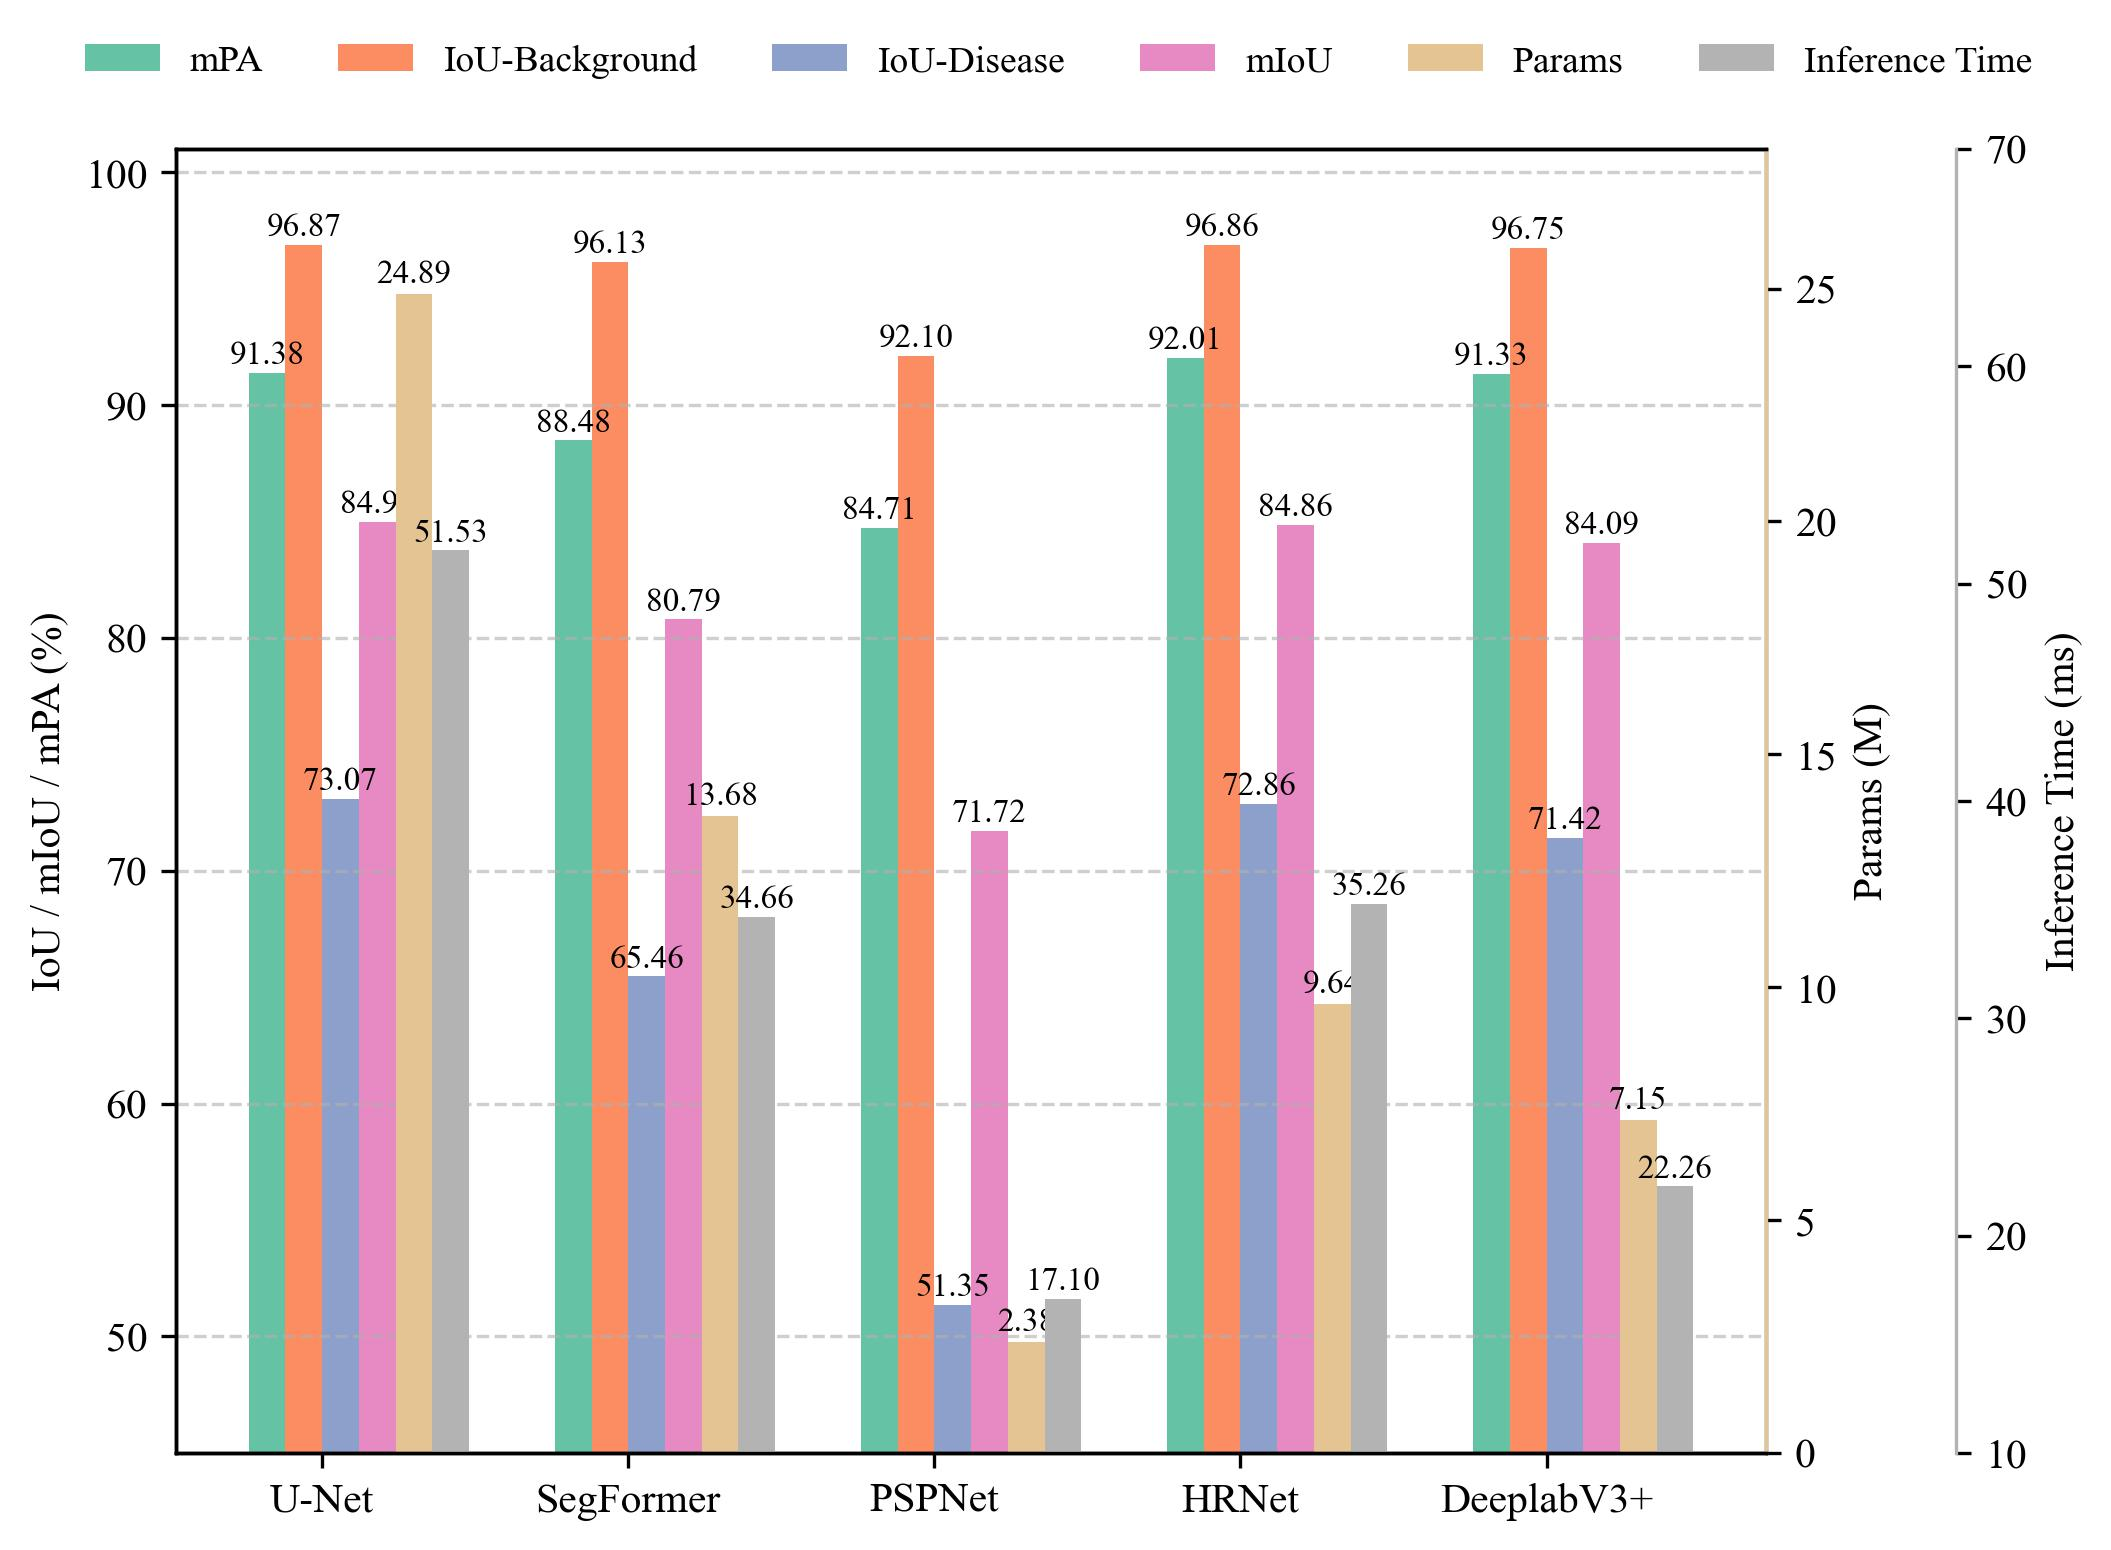

Write the Python code that produced this figure.
import pandas as pd
import numpy as np
import seaborn as sns
from matplotlib import pyplot as plt

def plot_model_comparison_as_bar_chart():
    plt.rcParams.update({'font.family': 'Times New Roman', 'font.size': 10})

    file = r'data\result_lesion\fig.6.csv'
    df = pd.read_csv(file)
    models = df['Model'].tolist()
    x = np.arange(len(models))

    # 指标数据
    metrics = {
        'mPA': df['mPA(Binary)'].tolist(),
        'IoU-Background': df['IoU(Non-Disease: BG+Leaf)'].tolist(),
        'IoU-Disease': df['IoU(Disease)'].tolist(),
        'mIoU': df['mIoU(Binary)'].tolist(),
    }

    params = df['Params (M)'].tolist()
    inference_time = df['Inference Time (ms)'].tolist()

    # Seaborn Set2 调色板
    palette = sns.color_palette("Set2", 8)
    color_dict = {
        'IoU-Background': palette[1],
        'IoU-Disease': palette[2],
        'mIoU': palette[3],
        'mPA': palette[0],
        'Params': palette[6],
        'Inference Time': palette[7]
    }

    width = 0.12
    fig, ax1 = plt.subplots(figsize=(7, 5))

    # 左轴主指标柱状图
    for i, (label, values) in enumerate(metrics.items()):
        offset = (i - 1.5) * width
        ax1.bar(x + offset, values, width=width, label=label, color=color_dict[label])
        for j, v in enumerate(values):
            ax1.text(x[j] + offset, v + 0.1, f'{v:.2f}',
                     ha='center', va='bottom', fontsize=8, color='black')

    ax1.set_ylabel('IoU / mIoU / mPA (%)')
    ax1.set_ylim(45, 101)
    ax1.set_xticks(x)
    ax1.set_xticklabels(models)
    ax1.grid(axis='y', linestyle='--', alpha=0.6)

    # 右轴1：Params
    ax2 = ax1.twinx()
    for j in range(len(x)):
        offset = 2.5 * width
        ax2.bar(x[j] + offset, params[j], width=width,
                color=color_dict['Params'], label='Params' if j == 0 else "")
        ax2.text(x[j] + offset, params[j] + 0.1, f'{params[j]:.2f}',
                 ha='center', va='bottom', fontsize=8, color='black')
    ax2.set_ylabel('Params (M)', color='black')
    ax2.tick_params(axis='y', labelcolor='black')
    ax2.set_ylim(0, 28)
    ax2.spines["right"].set_edgecolor(color_dict['Params'])

    # 右轴2：Inference Time
    ax3 = ax1.twinx()
    ax3.spines["right"].set_position(("axes", 1.12))
    for j in range(len(x)):
        offset = 3.5 * width
        ax3.bar(x[j] + offset, inference_time[j], width=width,
                color=color_dict['Inference Time'], label='Inference Time' if j == 0 else "")
        ax3.text(x[j] + offset, inference_time[j] + 0.1, f'{inference_time[j]:.2f}',
                 ha='center', va='bottom', fontsize=8, color='black')
    ax3.set_ylabel('Inference Time (ms)', color='black')
    ax3.tick_params(axis='y', labelcolor='black')
    ax3.set_ylim(10, 70)
    ax3.spines["right"].set_edgecolor(color_dict['Inference Time'])

    # 合并图例
    handles1, labels1 = ax1.get_legend_handles_labels()
    handles2, labels2 = ax2.get_legend_handles_labels()
    handles3, labels3 = ax3.get_legend_handles_labels()
    fig.legend(handles1 + handles2 + handles3,
               labels1 + labels2 + labels3,
               loc='upper center', bbox_to_anchor=(0.5, 1.02),
               fontsize=9, ncol=6, frameon=False)

    plt.tight_layout(pad=0.4, rect=[0, 0, 1, 0.95])
    plt.savefig(r"Figure-6.jpg",
                dpi=300, bbox_inches='tight')
    plt.show()


plot_model_comparison_as_bar_chart()
